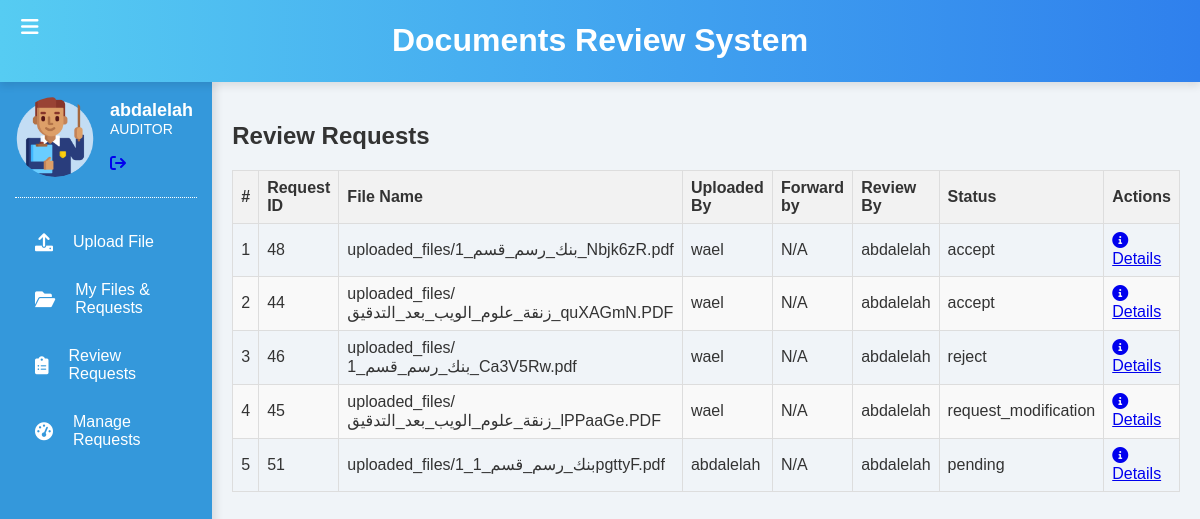
Page /review-requests/ (signed in) on the committed database.
### document_review/models.py (models this page shows, shortened)
class Custom_User(models.Model):
    class Role(models.TextChoices):
        ASSISTANT="ASSISTANT",'Assistant'
        AUDITOR="AUDITOR",'Auditor'
        SUPERVISOR='SUPERVISOR','Supervisor'
        MANAGER='MANAGER','Manager'
    role = models.CharField(max_length=50,choices=Role.choices)
    user=models.OneToOneField(User,on_delete=models.CASCADE)

class ReviewOperation(models.Model):
    OPERATION_TYPE_CHOICES = [
        ('confirm', 'Confirm'),
        ('request_modification', 'Request Modification'),
        ('reject', 'Reject'),
        ('pending','Pending')
    ]
    file = models.ForeignKey(File, on_delete=models.CASCADE, related_name='review_operations')
    forward_by=models.ForeignKey(User, on_delete=models.CASCADE, null=True,blank=True)
    reviewed_by = models.ForeignKey(User, on_delete=models.CASCADE, related_name='review_operations',null=True,blank=True)
    operation_type = models.CharField(max_length=20, choices=OPERATION_TYPE_CHOICES)
    comments = models.TextField()
    operation_date = models.DateTimeField(auto_now_add=True)
    class Meta:
            ordering = [
                Case(
                    When(operation_type='reject', then=0),
                    When(operation_type='request_modification', then=1),
                    When(operation_type='pending', then=2),
                    When(operation_type='confirm', then=3),
                    output_field=IntegerField(),
                ),
                '-operation_date',
            ]

class File(models.Model):
    file = models.FileField(upload_to='uploaded_files',null=False)
    file_type = models.ForeignKey(FileType, on_delete=models.CASCADE)
    description = HTMLField()
    uploaded_by = models.ForeignKey(User, on_delete=models.CASCADE, related_name='uploaded_files')
    upload_date = models.DateTimeField(auto_now_add=True)
    is_reviewed = models.BooleanField(default=False)
    class Meta:
        ordering = ['-upload_date']

### document_review/views.py (the view)
# urls.py: path('review-requests/', ReviewRequestsView.as_view(), name='review_requests'),
class ReviewRequestsView(ListView):
    model = ReviewOperation
    template_name = 'requests/requests.html'
    context_object_name = 'review_requests'
    def get_queryset(self):
        return ReviewOperation.objects.filter(
            reviewed_by=self.request.user,
            file__is_reviewed=False
        )

### document_review/Templates/requests/requests.html (shortened to what this page needs)
{% extends "index/index.html" %}
{% load static %}
{% block pages %}
<!DOCTYPE html>
<html lang="en">
<head>
    <link rel="stylesheet" href="https://cdnjs.cloudflare.com/ajax/libs/font-awesome/6.0.0-beta3/css/all.min.css" />
    <link rel="stylesheet" href="{% static 'css/requests.css' %}">
</head>
<body>
<div class="container2">
    <div class="text-center">
        <h2 class="my-4">Review Requests</h2>
    </div>
    <table>
        <thead>
            <tr>
                <th>#</th>
                <th>Request ID</th>
                <th>File Name</th>
                <th>Uploaded By</th>
                <th>Forward by</th>
                <th>Review By</th>
                <th>Status</th>
                <th>Actions</th>
            </tr>
        </thead>
        <tbody>
            {% for request in review_requests %}
            <tr>
                <td>{{ forloop.counter }}</td>
                <td>{{ request.id }}</td>
                <td>{{ request.file.file.name }}</td>
                <td>{{ request.file.uploaded_by.username }}</td>
                {% if request.forward_by %}
                <td>{{ request.forward_by }}</td>
                {% else %}
                <td>N/A</td>
                {% endif %}
                <td>{{ request.reviewed_by }}</td>
                <td>{{ request.operation_type }}</td>
                <td>
                    <a href="{% url 'review_request_detail' request.id %}" class="btn btn-info">
                        <i class="fas fa-info-circle"></i> Details
                    </a>
                </td>
            </tr>
            {% endfor %}
        </tbody>
    </table>
</div>
</body>
</html>
{% endblock pages %}

### document_review/Templates/index/index.html (shortened to what this page needs)
<!DOCTYPE html>
{% load static %}
<html lang="en">
<head>
    <link rel="stylesheet" href="{% static 'css/styles.css' %}">
    <link rel="stylesheet" href="https://cdnjs.cloudflare.com/ajax/libs/font-awesome/6.0.0-beta3/css/all.min.css">
</head>
<body>
    <div class="header">
        <button id="toggleSidebar"><i class="fas fa-bars"></i></button>
        <h1>Documents Review System</h1>
    </div>
    <div class="container">
        {% if user.is_authenticated %}
        <div class="sidebar" id="sidebar">
            <div class="teacher-profile">
                <img src="{% static 'icons/teacher.png' %}" alt="Teacher" class="teacher-icon">
                <div class="teacher-info">
                    <h3>{{user}}</h3>
                    <p>
                        {{user.custom_user.role}}
                    </p>
                    <br>
                    <form id="logout-form" method="post" action="{% url 'logout' %}">
                        <a href="#" onclick="document.getElementById('logout-form').submit();">
                            <i class="fa fa-sign-out"></i>
                        </a>
                    </form>
                </div>
            </div>
            <div class="divider"></div>
            <ul>
                {% if user.is_authenticated %}
                {% if user.custom_user.role == 'ASSISTANT' or user.custom_user.role == 'AUDITOR' %}
                <li><a href="{% url 'upload_file' %}"><i class="fas fa-upload"></i> <span>Upload File</span></a></li>
                    <li>
                        <a href="{% url 'user_files' %}">
                            <i class="fas fa-folder-open"></i> <span>My Files & Requests</span>
                        </a>
                    </li>
                {% endif %}
            {% endif %}
            {% if not  user.custom_user.role == 'ASSISTANT' %}
            <li><a href="{% url 'review_requests' %}"><i class="fas fa-clipboard-list"></i> <span>Review Requests</span></a></li>
            {% endif %}
            {% if user.custom_user.role == 'AUDITOR' %}
            <li><a href="{% url 'manage_requests' %}"><i class="fas fa-tachometer-alt"></i><span>Manage Requests</span></a></li>
            {% endif %}
            </ul>
        </div>
        {% endif %}
        <div class="main-content">
          {% block pages %}
          {% endblock pages %}
        </div>
    </div>
</body>
</html>

### static/css/styles.css (style rules this page uses)
body { font-family: Arial, sans-serif; margin: 0; background-color: #f0f4f8; color: #333; }
.header { background: linear-gradient(90deg, #56ccf2, #2f80ed); color: white; padding: 1px; text-align: center; position: relative; box-shadow: 0 4px 8px rgba(0, 0, 0, 0.1); }
#toggleSidebar { position: absolute; left: 15px; top: 15px; background: none; border: none; color: white; font-size: 20px; cursor: pointer; }
.container { display: flex; min-height: 100vh; }
.sidebar { width: 250px; background-color: #3498db; overflow-y: auto; box-shadow: 4px 0 8px rgba(0, 0, 0, 0.1); padding: 15px; box-sizing: border-box; }
.sidebar ul { list-style-type: none; padding: 0; margin: 0; }
.sidebar ul li { position: relative; }
.sidebar ul li a { text-decoration: none; color: white; display: flex; align-items: center; padding: 15px 20px; transition: background-color 0.3s, color 0.3s; }
.sidebar ul li a i { margin-right: 10px; font-size: 18px; }
.sidebar ul li a span { margin-left: 10px; font-size: 16px; }
.main-content { flex-grow: 1; padding: 20px; overflow: auto; }
.teacher-profile { display: flex; align-items: center; margin-bottom: 20px; }
.teacher-icon { width: 80px; height: 80px; border-radius: 50%; margin-right: 15px; }
.teacher-info h3 { margin: 0; font-size: 18px; color: white; }
.teacher-info p { margin: 0; font-size: 14px; color: white; }
.divider { border-bottom: 1px dotted white; margin-bottom: 20px; }

### static/css/requests.css (style rules this page uses)
body { font-family: Arial, sans-serif; }
table { width: 100%; border-collapse: collapse; }
th, td { border: 1px solid #ddd; padding: 8px; text-align: left; }
th { background-color: #f2f2f2; }
tr:nth-child(even) { background-color: #f9f9f9; }

### rows in the picture
ReviewOperation: id "48", file.file.name "uploaded_files/بنك_رسم_قسم_1_Nbjk6zR.pdf", file.uploaded_by.username "wael", shows "N/A", reviewed_by "abdalelah", operation_type "accept"
ReviewOperation: id "44", file.file.name "uploaded_files/زنقة_علوم_الويب_بعد_التدقيق_quXAGmN.PDF", file.uploaded_by.username "wael", shows "N/A", reviewed_by "abdalelah", operation_type "accept"
ReviewOperation: id "46", file.file.name "uploaded_files/بنك_رسم_قسم_1_Ca3V5Rw.pdf", file.uploaded_by.username "wael", shows "N/A", reviewed_by "abdalelah", operation_type "reject"
ReviewOperation: id "45", file.file.name "uploaded_files/زنقة_علوم_الويب_بعد_التدقيق_lPPaaGe.PDF", file.uploaded_by.username "wael", shows "N/A", reviewed_by "abdalelah", operation_type "request_modification"
ReviewOperation: id "51", file.file.name "uploaded_files/بنك_رسم_قسم_1_1pgttyF.pdf", file.uploaded_by.username "abdalelah", shows "N/A", reviewed_by "abdalelah", operation_type "pending"

### other values in the picture
{{ user }} "abdalelah"
{{ user.custom_user.role }} "AUDITOR"
